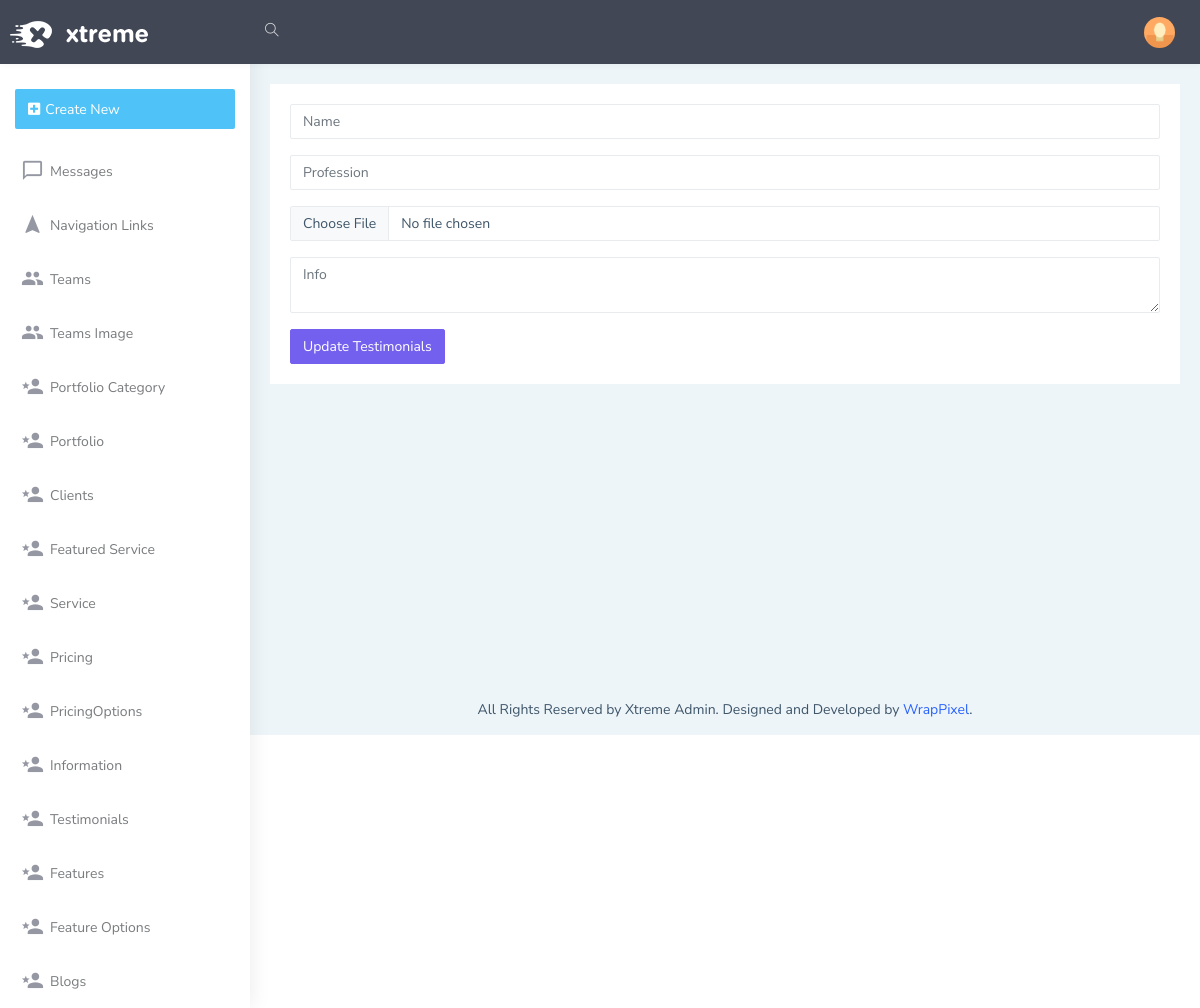
/admin/testimonials/edit/1, run on an earlier commit of the app's database.
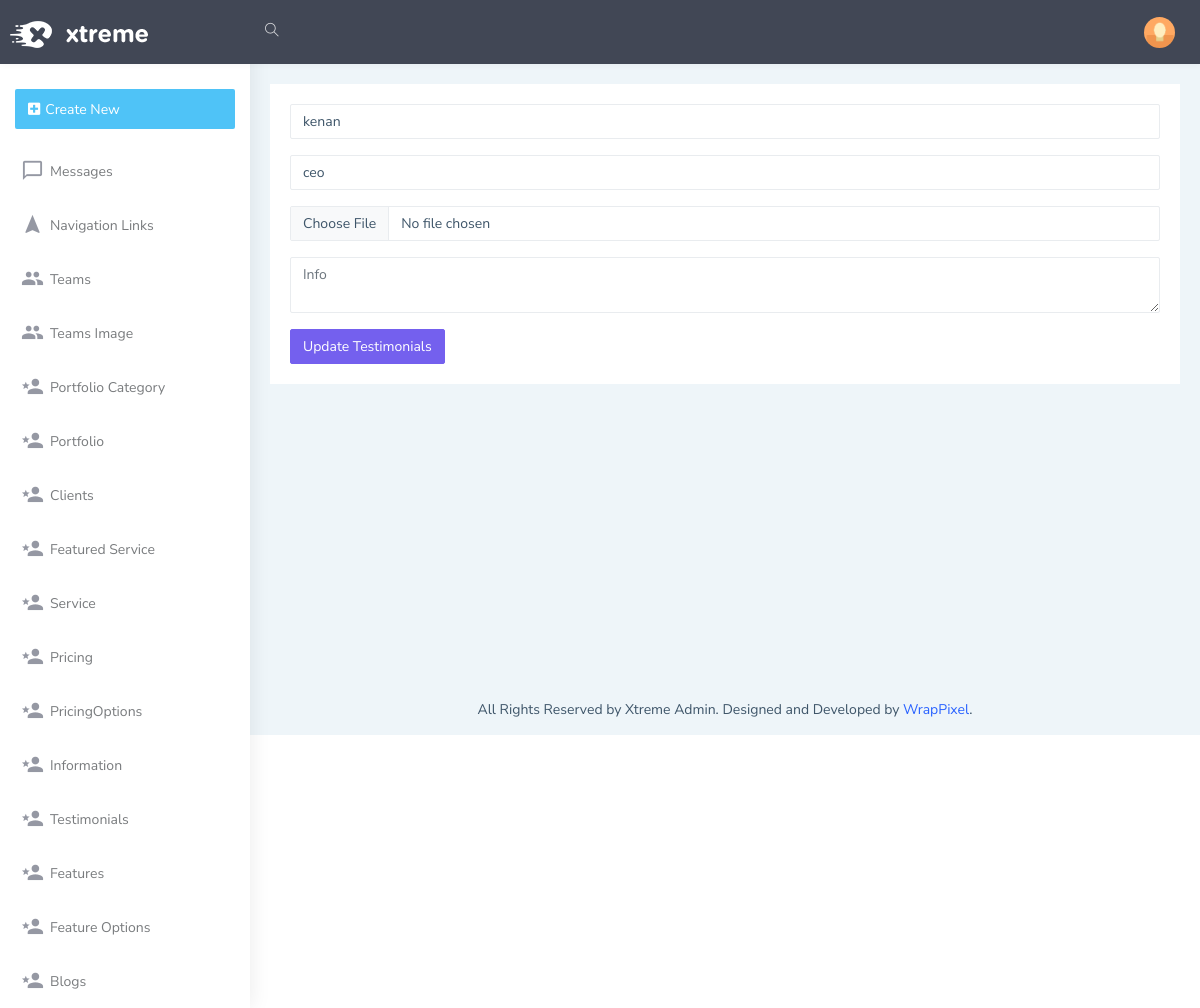
And on a later commit of the database.
### models.py (models this page shows)
class Testimanials(db.Model):
    Id=db.Column(db.Integer,primary_key=True,autoincrement=True)
    name=db.Column(db.String(50))
    profession=db.Column(db.String(50))
    image=db.Column(db.String(50))
    info=db.Column(db.String(150))

### admin/routes.py (the view, shortened to what this page needs)
@admin_bp.route('/testimonials/edit/<id>', methods=['GET','POST'])
def testimonials_edit(id):
    from run import db
    testimonial=Testimanials.query.get(id)
    testimonialsform=TestimonialsForm()
    return render_template('admin/testimonials/testimonialsedit.html',testimonialsform=testimonialsform,testimonial=testimonial)

### admin/forms.py
class TestimonialsForm(FlaskForm):
    name=StringField('name')
    profession=StringField('profession')
    image=FileField('image')
    info=TextAreaField('info')
    submit=SubmitField('Add Testimonials')

### admin/templates/admin/testimonials/testimonialsedit.html
{% extends 'admin/layout.html' %}
{% block body %}
<form action="/admin/testimonials/edit/{{testimonial.Id}}" method="POST" enctype="multipart/form-data">
    <div class="mb-3">
      {{testimonialsform.name(class="form-control", id="exampleFormControlInput1", placeholder="Name", value=testimonial.name)}}
    </div>
    <div class="mb-3">
      {{testimonialsform.profession(class="form-control", id="exampleFormControlInput1", placeholder="Profession", value=testimonial.profession)}}
    </div>
    <div class="mb-3">
      {{testimonialsform.image(class="form-control", id="exampleFormControlInput1", placeholder="Image")}}
    </div>
    <div class="mb-3">
        {{testimonialsform.info(class="form-control", id="exampleFormControlInput1", placeholder="Info", value=testimonial.info)}}
    </div>
    {{testimonialsform.submit(class='btn btn-primary', value='Update Testimonials')}}
</form>
{% endblock %}

What changed in the data, as far as the page shows it:
added Testimanials: name "kenan", profession "ceo"
